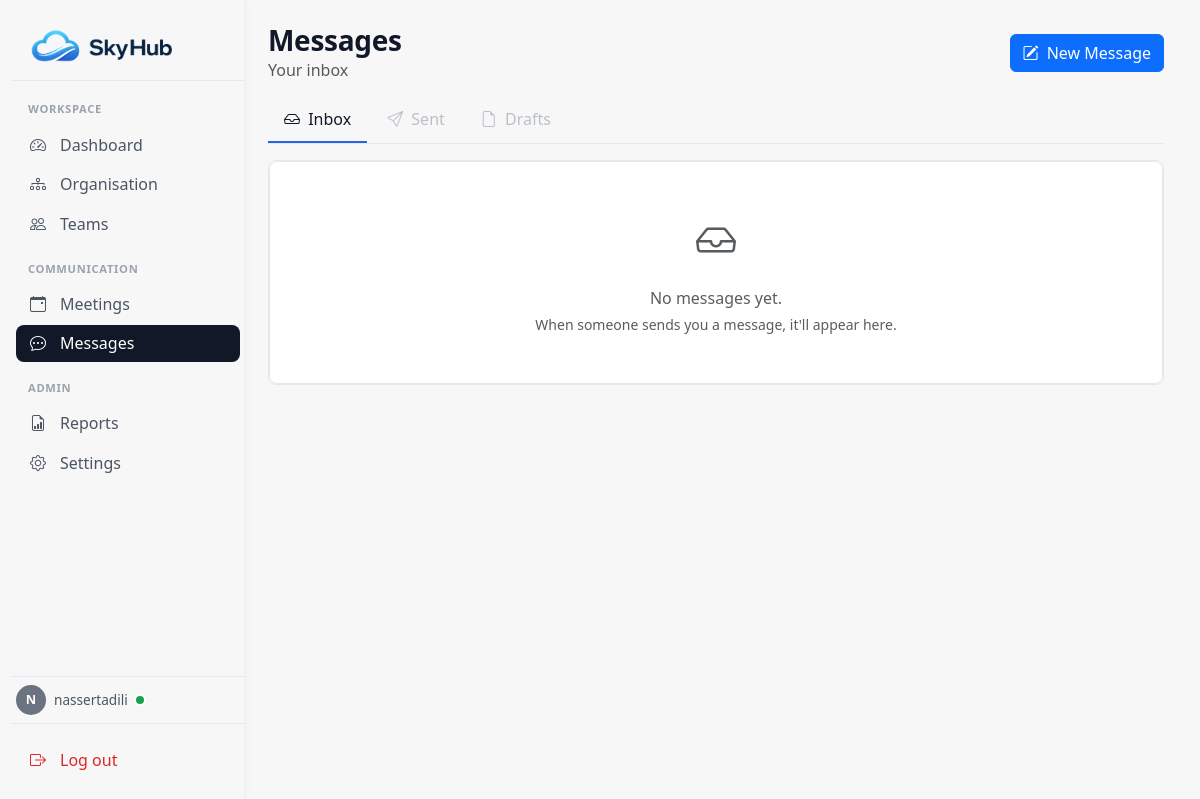
The app's page /messages/ (signed in), older data.
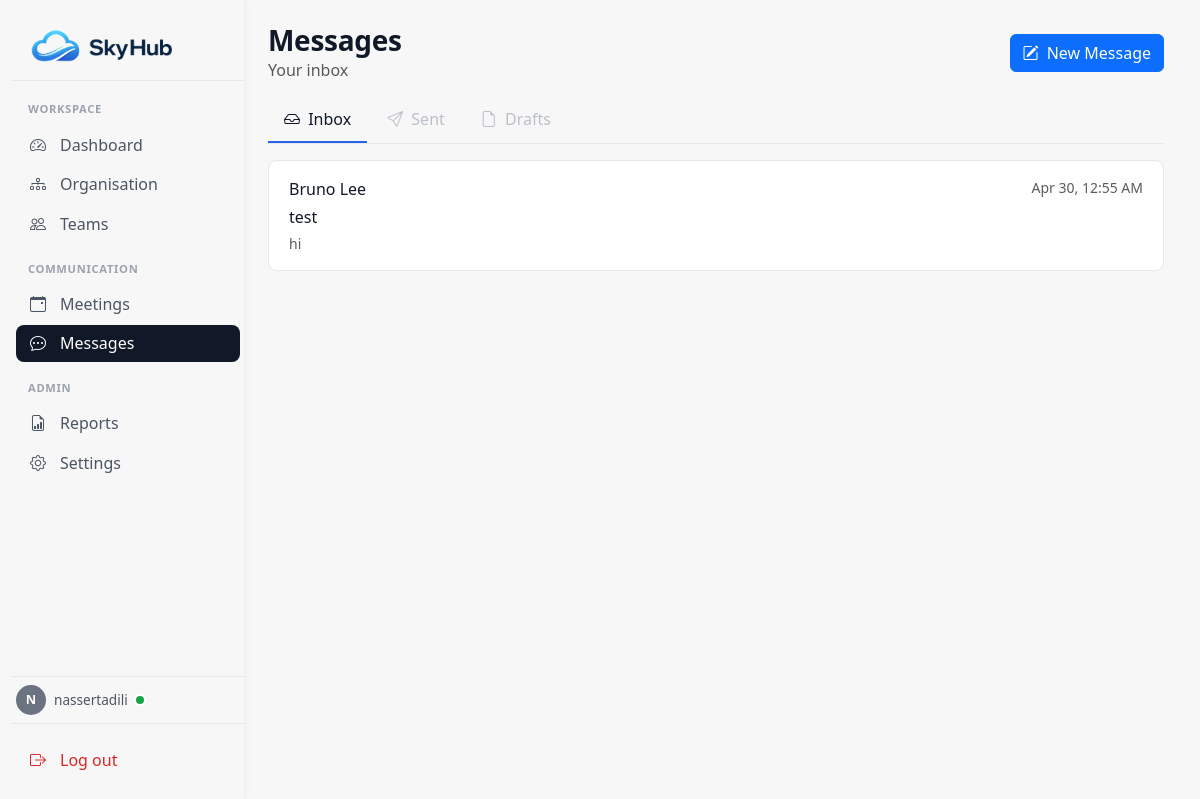
The same page, newer data.
### main/models.py (models this page shows, shortened)
class Message(models.Model):
    STATUS_CHOICES = [
        ('unread', 'Unread'),
        ('read', 'Read'),
    ]
    sender = models.ForeignKey(
        Profile,
        on_delete=models.CASCADE,
        related_name='sent_messages',
    )
    recipient = models.ForeignKey(
        Profile,
        on_delete=models.CASCADE,
        related_name='received_messages',
        null=True,   # drafts may not have a recipient yet
        blank=True,
    )
    subject = models.CharField(max_length=255, blank=True)
    body = models.TextField(blank=True)
    status = models.CharField(
        max_length=10,
        choices=STATUS_CHOICES,
        default='unread',
    )
    is_draft = models.BooleanField(default=False)
    timestamp = models.DateTimeField(auto_now_add=True)
    updated_at = models.DateTimeField(auto_now=True)
    class Meta:
        ordering = ['-timestamp']

class Profile(models.Model):
  user = models.OneToOneField(User, on_delete=models.CASCADE)
  first_name = models.CharField(max_length=20)
  last_name = models.CharField(max_length=20)
  team = models.ForeignKey(
    'Team',
    on_delete=models.SET_NULL,
    null=True,
    blank=True,
    related_name='members'
  )
  department = models.ForeignKey(
    'Department',
    on_delete=models.SET_NULL,
    null=True,
    blank=True,
    related_name='members'
  )
  created_at = models.DateTimeField(auto_now_add=True)
  updated_at = models.DateTimeField(auto_now=True)

### main/views/messages_views.py (the view)
# urls.py: path('', inbox, name='messages'),
@login_required
def inbox(request):
    my_profile = _get_current_profile(request)
    if my_profile is None:
        messages_list = []
        unread_count = 0
    else:
        messages_list = (
            Message.objects
            .filter(recipient=my_profile, is_draft=False)
            .select_related('sender')
        )
        unread_count = messages_list.filter(status='unread').count()
    context = {
        'messages_list': messages_list,
        'unread_count': unread_count,
        'has_profile': my_profile is not None,
    }
    return render(request, 'messages/inbox.html', context)

### main/views/messages_views.py (called while the page is built)
def _get_current_profile(request):
    try:
        return request.user.profile
    except Profile.DoesNotExist:
        return None

### main/templates/messages/inbox.html (shortened to what this page needs)
{% extends "base.html" %}
{% load static %}
{% block extra_css %}
    <link href="{% static 'main/css/messages.css' %}" rel="stylesheet">
{% endblock %}
{% block content %}
<div class="skyhub-messages-header d-flex justify-content-between align-items-center mb-3">
    <div>
        <h1 class="mb-0">Messages</h1>
        <p class="text-muted mb-0">Your inbox</p>
    </div>
    <a href="{% url 'messages_compose' %}" class="btn btn-primary">
        <i class="bi bi-pencil-square me-1"></i>
        New Message
    </a>
</div>
<ul class="nav skyhub-messages-tabs mb-3" role="tablist">
    <li class="nav-item" role="presentation">
        <a class="nav-link active" aria-current="page" href="{% url 'messages' %}">
            <i class="bi bi-inbox me-1"></i> Inbox
        </a>
    </li>
    <li class="nav-item" role="presentation">
        <span class="nav-link disabled" aria-disabled="true" title="Sent view — coming next">
            <i class="bi bi-send me-1"></i> Sent
        </span>
    </li>
    <li class="nav-item" role="presentation">
        <span class="nav-link disabled" aria-disabled="true" title="Drafts view — coming next">
            <i class="bi bi-file-earmark me-1"></i> Drafts
        </span>
    </li>
</ul>
<div class="skyhub-messages-list">
    {% if messages_list %}
        {% for msg in messages_list %}
        <a href="#"
           class="skyhub-message-item {% if msg.status == 'unread' %}skyhub-message-unread{% endif %}"
           aria-label="Message from {{ msg.sender.first_name }} {{ msg.sender.last_name }}: {{ msg.subject|default:'(No subject)' }}">
            <div class="d-flex justify-content-between align-items-start">
                <div class="skyhub-message-from">
                    {{ msg.sender.first_name }} {{ msg.sender.last_name }}
                </div>
                <div class="skyhub-message-date text-muted small">
                    {{ msg.timestamp|date:"M j, g:i A" }}
                </div>
            </div>
            <div class="skyhub-message-subject">
                {{ msg.subject|default:"(No subject)" }}
            </div>
            <div class="skyhub-message-preview text-muted small">
                {{ msg.body|truncatechars:120 }}
            </div>
        </a>
        {% endfor %}
    {% else %}
        <div class="skyhub-empty-state text-center py-5">
            <i class="bi bi-inbox fs-1 text-muted" aria-hidden="true"></i>
            <p class="mt-3 mb-1 text-muted">No messages yet.</p>
            <p class="small text-muted mb-0">When someone sends you a message, it'll appear here.</p>
        </div>
    {% endif %}
</div>
{% endblock %}

Row changes from the older to the newer data that the page shows:
added Message: sender.first_name "Bruno", sender.last_name "Lee", timestamp "Apr 30, 12:55 AM", subject "test", body "hi"
Text that changed along with them:
text no longer shown: "No messages yet. When someone sends you a message, it'll appear here."
